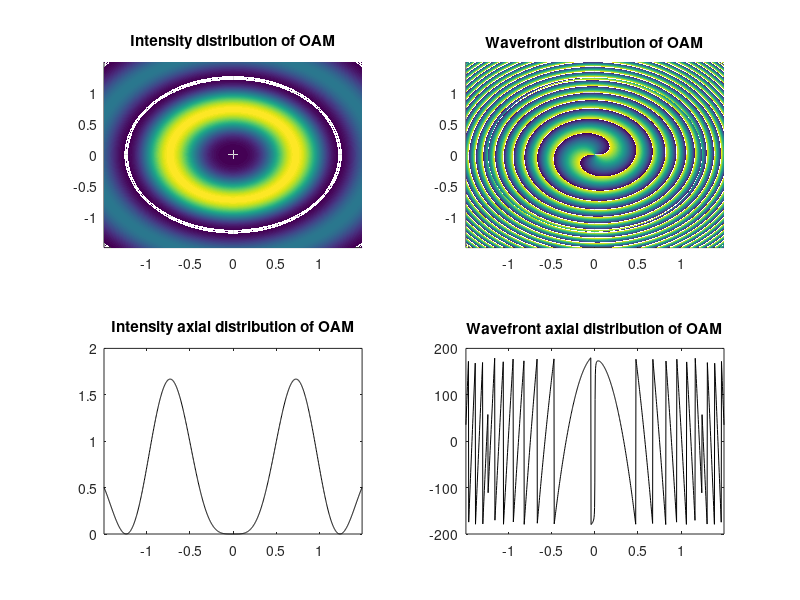

The MATLAB source for this figure:
%% DEMO - Vortex wave generation based on UCA
%
% Description: 
%   1.产生模式数为2的OAM。
%
% History :
%   Yao - 2021.6.14 - v1.0
%       1.Create File

%%
clc;clear;close all;  

%% Parameters
f0 = 20e9;

c = 299792458;
lambda = c / f0 ;
k = 2.0 * pi / lambda; 

mode = 2;
elemNum = 20;
arrRadius = 5*lambda;

Z0 = 500*lambda;
obsRange = 100*lambda;
obsCount = 1024;

%% Coordinate System
X = linspace (-obsRange, obsRange, obsCount);
Y = linspace (-obsRange, obsRange, obsCount);

z = ones(length(Y),length(X)) * Z0;
[x,y] = meshgrid(X,Y);
[azimuth, elevation, radius] = cart2sph(x,y,z);   
elevation = pi/2 - elevation;

%% 
E = exp(-1i * k * radius)./radius...
        * elemNum * 1i^mode...
        .* besselj(mode,k*arrRadius*sin(elevation'))...
        .* exp(1i * mode * azimuth);
    
intensity = E.*conj(E);
phase = angle(E)/pi*180;

%% Plot
figure(1);
subplot(221);surf(x,y,intensity);
xlim([min(X),max(X)]);ylim([min(Y),max(Y)]);
title('Intensity distribution of OAM');
shading interp;view(2);

subplot(222);surf(x,y,phase);
xlim([min(X),max(X)]);ylim([min(Y),max(Y)]);
title('Wavefront distribution of OAM');
shading interp;view(2);

subplot(223);plot(X,intensity(floor(obsCount/2),:),'k');
xlim([min(X),max(X)]);
title('Intensity axial distribution of OAM');

subplot(224);plot(X,phase(floor(obsCount/2),:),'k');
xlim([min(X),max(X)]);
title('Wavefront axial distribution of OAM');
